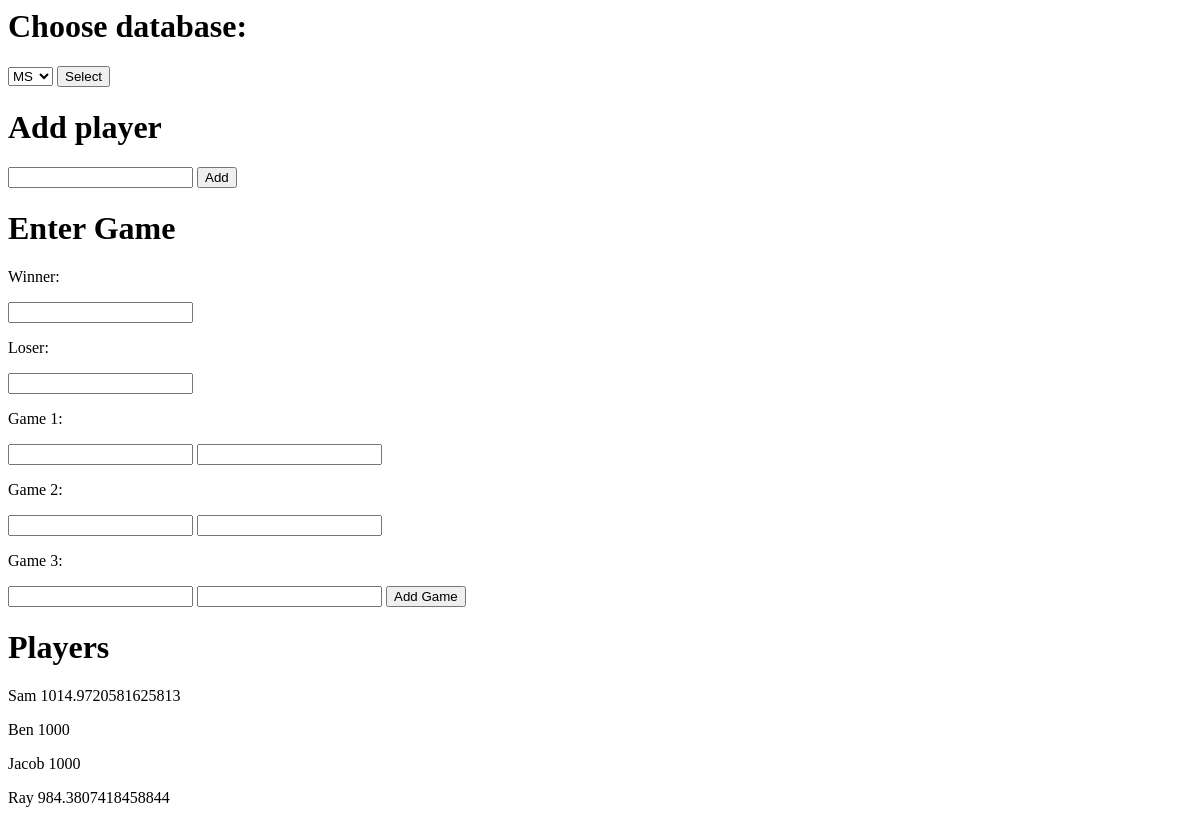
Before: / with the older database file.
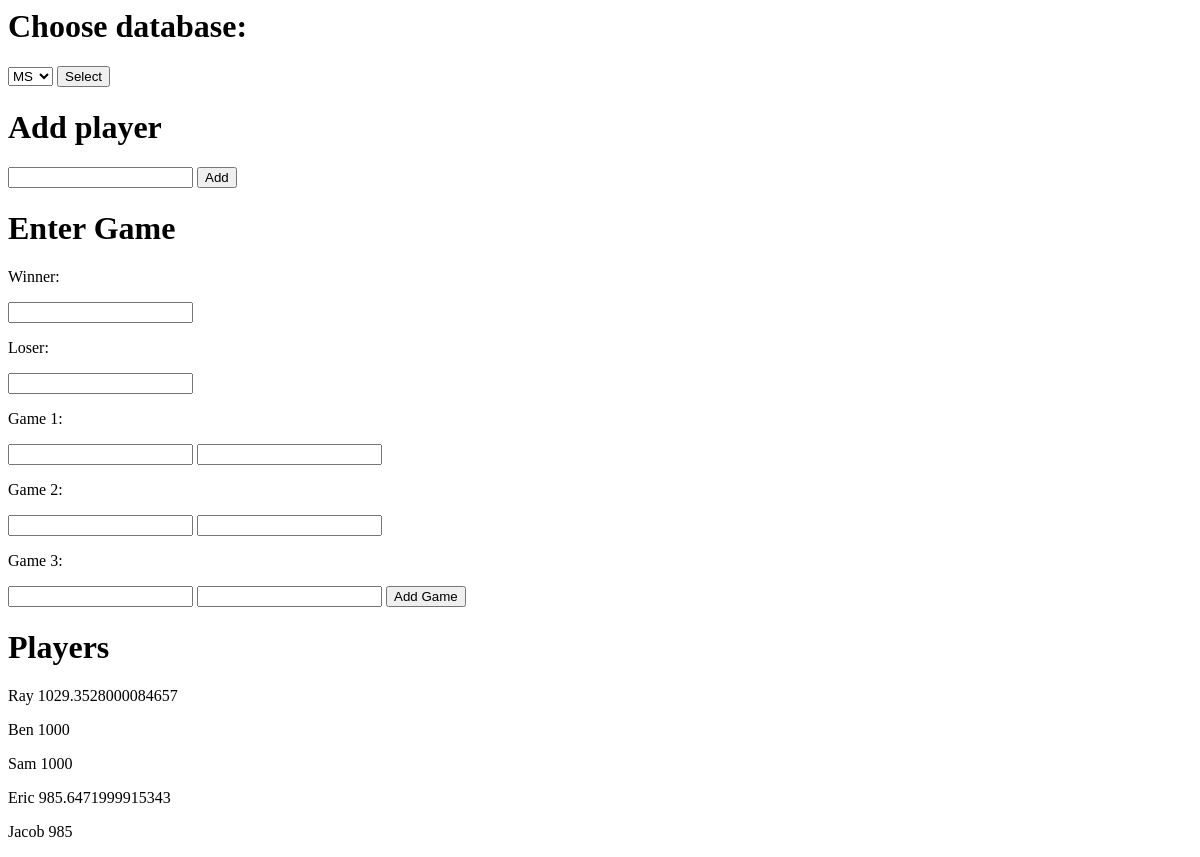
After: the same page with the newer database file.
### flask-backend/app/badrank.py (models this page shows)
class Player(db.Model):
    elo = db.Column(db.Integer, nullable=False) # ELO Data
    name = db.Column(db.String(80), nullable=False, primary_key=True) # Name Data

### flask-backend/app/badrank.py (the view)
@app.route("/", methods=["GET","POST"])
def home():
    if request.form:
        player = Player(elo=1000, name=request.form.get("name"))
        db.session.add(player)
        db.session.commit()
    players = Player.query.order_by(Player.elo.desc()).all() # query all players in descending order
    return render_template("home.html", players=players)

### flask-backend/app/templates/home.html (shortened to what this page needs)
<html>
  <body>
    <h1>Choose database:</h1>
    <form method="POST" action="/setDB">
        <select name="dbName">
                <option value="ms">MS</option>
        </select>
        <input type="submit" value="Select">
    </form>
    <h1>Add player</h1>
    <form method="POST" action="/">
        <input type="text" name="name">
        <input type="submit" value="Add">
    </form>
    <h1>Enter Game</h1>
    <form method="POST" action="/update">
        <p>Winner:</p>
        <input type="text" name="winner">
        <p>Loser:</p>
        <input type="text" name="loser">
        <p>Game 1:</p>
        <input type="number" name="g1p1">
        <input type="number" name="g1p2">
        <p>Game 2:</p>
        <input type="number" name="g2p1">
        <input type="number" name="g2p2">
        <p>Game 3:</p>
        <input type="number" name="g3p1">
        <input type="number" name="g3p2">
        <input type="submit" value="Add Game">
    </form>
    <h1>Players</h1>
    {% for player in players %}
      <p>{{player.name}} {{player.elo}}</p>
    {% endfor %}
  </body>
</html>

Changed rows visible on the page:
changed Player "Ray": elo "984.3807418458844" → "1029.3528000084657"; moves up the list
shown differently, row unchanged: Player "Ben": moves down the list
changed Player "Sam": elo "1014.9720581625813" → "1000"
added Player: name "Eric", elo "985.6471999915343"
changed Player "Jacob": elo "1000" → "985"
